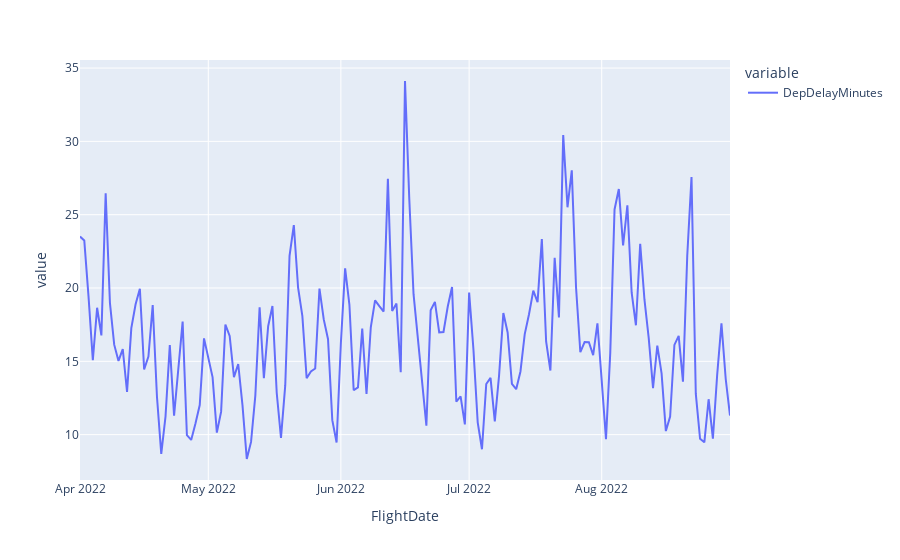

The cell this chart's notebook holds for it:
### Code cell
px.line(df_flights
        .groupby("FlightDate")
        [["DepDelayMinutes"]]
        .mean()
        )

### Figure 1 — Plotly figure (JSON) as saved in the notebook; plotly's stock layout.template omitted (floating-point values rounded to 4 significant figures; data arrays with more than 128 entries replaced by an {"elided": "..."} marker saying what was removed)
{"data": [{"hovertemplate": "variable=DepDelayMinutes<br>FlightDate=%{x}<br>value=%{y}<extra></extra>", "legendgroup": "DepDelayMinutes", "line": {"color": "#636efa", "dash": "solid"}, "marker": {"symbol": "circle"}, "mode": "lines", "name": "DepDelayMinutes", "orientation": "v", "showlegend": true, "type": "scatter", "x": {"elided": "153 str values"}, "xaxis": "x", "y": {"elided": "153 float values"}, "yaxis": "y"}], "layout": {"legend": {"title": {"text": "variable"}, "tracegroupgap": 0}, "margin": {"t": 60}, "xaxis": {"anchor": "y", "domain": [0, 1], "title": {"text": "FlightDate"}}, "yaxis": {"anchor": "x", "domain": [0, 1], "title": {"text": "value"}}}}
